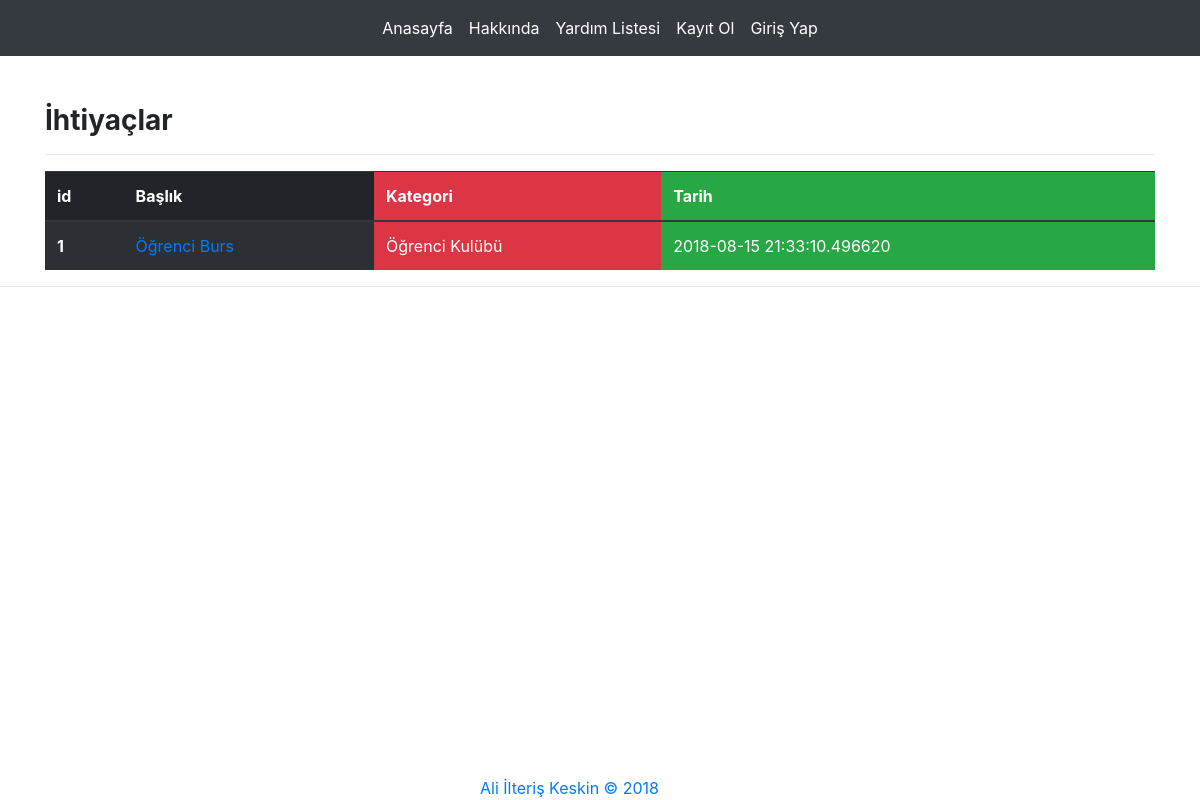
The page /needs on the database its author committed.
### app.py (models this page shows)
class Need(db.Model):
    id = db.Column(db.Integer, primary_key=True)
    title = db.Column(db.String(100))
    content = db.Column(db.String(1000))
    address = db.Column(db.String(1000))
    email = db.Column(db.String(45))
    phone = db.Column(db.Integer)
    category = db.Column(db.String(40))
    iban = db.Column(db.String(50))
    created_date = db.Column(db.DateTime, nullable=False, default=datetime.utcnow)

### app.py (the view)
@app.route('/needs')
def needs():
    needs = Need.query.all()
    if needs:
        return render_template('needs.html', needs = needs)
    else:
        return render_template('needs.html')

### templates/needs.html
{% extends "base.html" %}
{% block body %}
<h3>
    <strong>
        İhtiyaçlar
    </strong>
</h3>
<hr>
{% if needs %}
<table class="table table-striped table-dark">
    <thead>
      <tr>
        <th scope="col">id</th>
        <th class="" scope="col">Başlık</th>
        <th class="bg-danger" scope="col">Kategori</th>
        <th class="bg-success" scope="col">Tarih</th>
      </tr>
    </thead>
    <tbody>
    {% for need in needs %}
      <tr>
        <th scope="row">{{ need.id }}</th>
        <td class="" > <a href="/need/{{ need.id }}">{{ need.title }}</a></td>
        <td class="bg-danger" >{{ need.category }}</td>
        <td class="bg-success">{{ need.created_date }}</td>
      </tr>
    {% endfor %}
    </tbody>
  </table>
{% else %}
    <div class="alert alert-danger">
        Herhangi bir ihtiyaç bulunmuyor.
    </div>
{% endif %}
{% endblock body %}

### rows shown on the page
Need: id "1", title "Öğrenci Burs", category "Öğrenci Kulübü", created_date "2018-08-15 21:33:10.496620"
